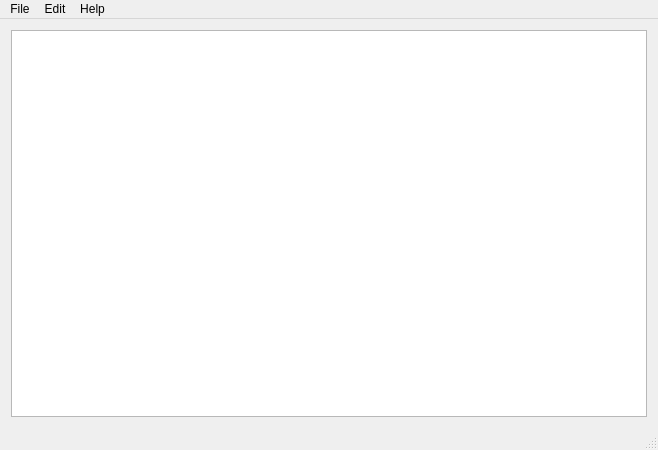
<?xml version="1.0" encoding="UTF-8"?>
<ui version="4.0">
 <class>Notepad</class>
 <widget class="QMainWindow" name="Notepad">
  <property name="geometry">
   <rect>
    <x>0</x>
    <y>0</y>
    <width>658</width>
    <height>450</height>
   </rect>
  </property>
  <property name="windowTitle">
   <string>Notepad</string>
  </property>
  <property name="layoutDirection">
   <enum>Qt::LeftToRight</enum>
  </property>
  <widget class="QWidget" name="centralWidget">
   <layout class="QVBoxLayout" name="verticalLayout">
    <item>
     <widget class="QTextEdit" name="textEdit"/>
    </item>
   </layout>
  </widget>
  <widget class="QMenuBar" name="menuBar">
   <property name="geometry">
    <rect>
     <x>0</x>
     <y>0</y>
     <width>658</width>
     <height>21</height>
    </rect>
   </property>
   <widget class="QMenu" name="menuFile">
    <property name="title">
     <string>File</string>
    </property>
    <addaction name="actionOpen"/>
    <addaction name="actionSave"/>
    <addaction name="actionQuit"/>
   </widget>
   <widget class="QMenu" name="menuHelp">
    <property name="title">
     <string>Help</string>
    </property>
    <addaction name="actionAbout"/>
   </widget>
   <widget class="QMenu" name="menuEdit">
    <property name="title">
     <string>Edit</string>
    </property>
    <addaction name="actionUndo"/>
    <addaction name="actionRedo"/>
    <addaction name="separator"/>
    <addaction name="actionCut"/>
    <addaction name="actionCopy"/>
    <addaction name="actionPaste"/>
    <addaction name="actionDelete"/>
   </widget>
   <addaction name="menuFile"/>
   <addaction name="menuEdit"/>
   <addaction name="menuHelp"/>
  </widget>
  <widget class="QStatusBar" name="statusBar"/>
  <action name="actionOpen">
   <property name="text">
    <string>Open        Ctrl+O</string>
   </property>
   <property name="toolTip">
    <string>Open</string>
   </property>
  </action>
  <action name="actionSave">
   <property name="text">
    <string>Save        Ctrl+S</string>
   </property>
   <property name="toolTip">
    <string>Save</string>
   </property>
  </action>
  <action name="actionQuit">
   <property name="text">
    <string>Exit</string>
   </property>
  </action>
  <action name="actionAbout">
   <property name="text">
    <string>About</string>
   </property>
  </action>
  <action name="actionCut">
   <property name="checkable">
    <bool>false</bool>
   </property>
   <property name="text">
    <string>Cut        Ctrl+X</string>
   </property>
   <property name="toolTip">
    <string>Cut</string>
   </property>
  </action>
  <action name="actionCopy">
   <property name="text">
    <string>Copy        Ctrl+C</string>
   </property>
   <property name="toolTip">
    <string>Copy</string>
   </property>
  </action>
  <action name="actionPaste">
   <property name="text">
    <string>Paste        Ctrl+V</string>
   </property>
   <property name="toolTip">
    <string>Paste</string>
   </property>
  </action>
  <action name="actionDelete">
   <property name="text">
    <string>Delete        Del</string>
   </property>
   <property name="toolTip">
    <string>Delete</string>
   </property>
  </action>
  <action name="actionundo">
   <property name="text">
    <string>Undo</string>
   </property>
  </action>
  <action name="actionUndo">
   <property name="text">
    <string>Undo        Ctrl+Z</string>
   </property>
   <property name="toolTip">
    <string>Undo</string>
   </property>
  </action>
  <action name="actionRedo">
   <property name="text">
    <string>Redo        Ctrl+Y</string>
   </property>
   <property name="toolTip">
    <string>Redo</string>
   </property>
  </action>
 </widget>
 <layoutdefault spacing="6" margin="11"/>
 <resources/>
 <connections/>
</ui>
